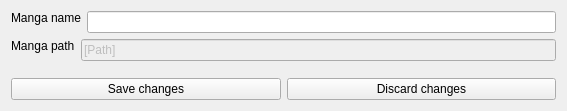
<?xml version="1.0" encoding="UTF-8"?>
<ui version="4.0">
 <class>UnitDetailsWidget</class>
 <widget class="QWidget" name="UnitDetailsWidget">
  <property name="geometry">
   <rect>
    <x>0</x>
    <y>0</y>
    <width>567</width>
    <height>111</height>
   </rect>
  </property>
  <property name="windowTitle">
   <string>Form</string>
  </property>
  <layout class="QVBoxLayout" name="verticalLayout_2">
   <item>
    <layout class="QVBoxLayout" name="verticalLayout">
     <item>
      <layout class="QHBoxLayout" name="horizontalLayout">
       <item alignment="Qt::AlignmentFlag::AlignTop">
        <widget class="QLabel" name="unit_name_label">
         <property name="text">
          <string>Manga name</string>
         </property>
        </widget>
       </item>
       <item alignment="Qt::AlignmentFlag::AlignTop">
        <widget class="QLineEdit" name="unit_name_lineEdit"/>
       </item>
      </layout>
     </item>
     <item>
      <layout class="QHBoxLayout" name="horizontalLayout_5">
       <item alignment="Qt::AlignmentFlag::AlignTop">
        <widget class="QLabel" name="unit_path_label">
         <property name="text">
          <string>Manga path</string>
         </property>
        </widget>
       </item>
       <item alignment="Qt::AlignmentFlag::AlignTop">
        <widget class="QLineEdit" name="unit_path_lineEdit">
         <property name="enabled">
          <bool>false</bool>
         </property>
         <property name="text">
          <string>[Path]</string>
         </property>
        </widget>
       </item>
      </layout>
     </item>
     <item>
      <spacer name="verticalSpacer">
       <property name="orientation">
        <enum>Qt::Orientation::Vertical</enum>
       </property>
       <property name="sizeHint" stdset="0">
        <size>
         <width>20</width>
         <height>40</height>
        </size>
       </property>
      </spacer>
     </item>
     <item>
      <layout class="QHBoxLayout" name="horizontalLayout_6">
       <item>
        <widget class="QPushButton" name="save_changes_pushButton">
         <property name="text">
          <string>Save changes</string>
         </property>
        </widget>
       </item>
       <item>
        <widget class="QPushButton" name="discard_changes_pushButton">
         <property name="text">
          <string>Discard changes</string>
         </property>
        </widget>
       </item>
      </layout>
     </item>
    </layout>
   </item>
  </layout>
 </widget>
 <resources/>
 <connections/>
</ui>
